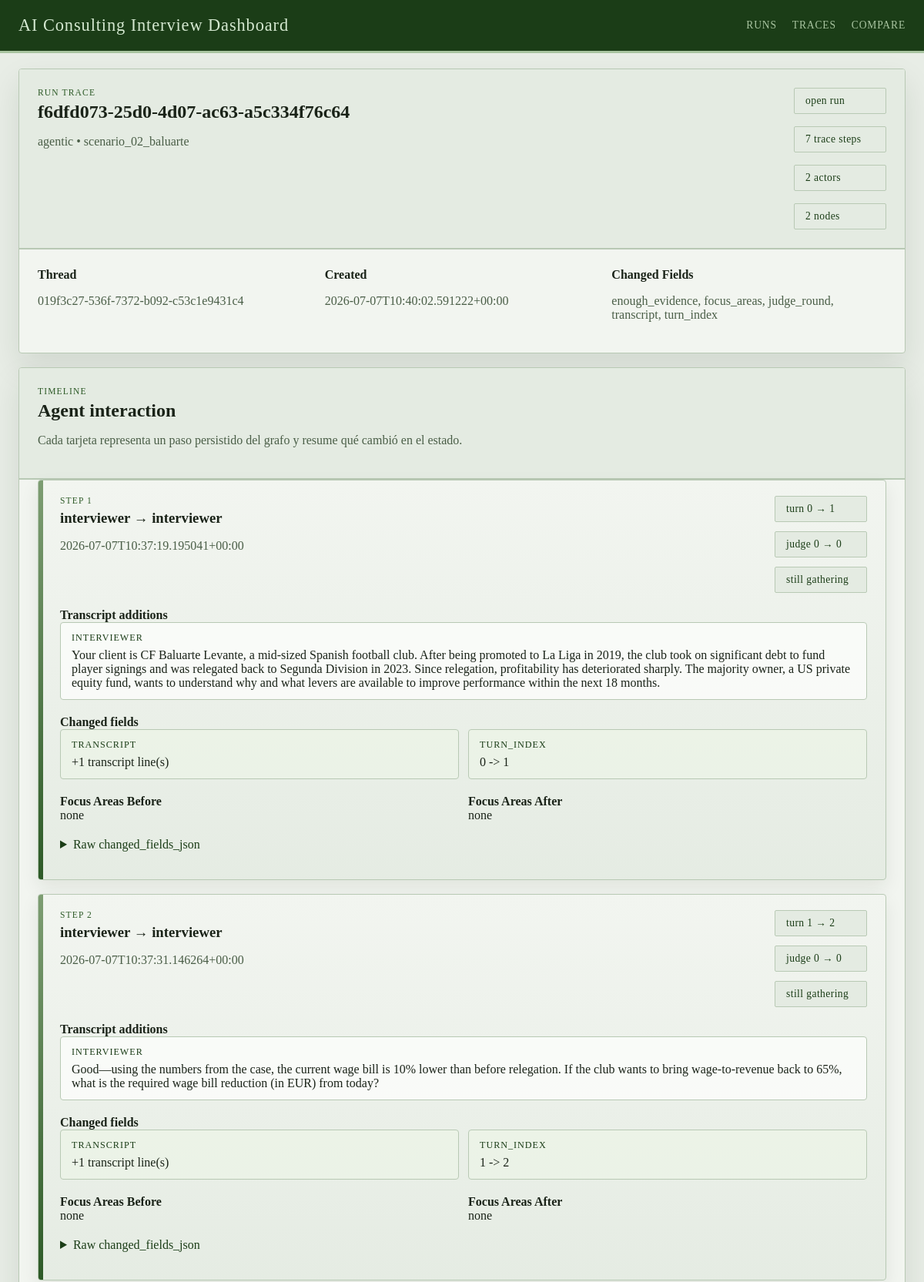
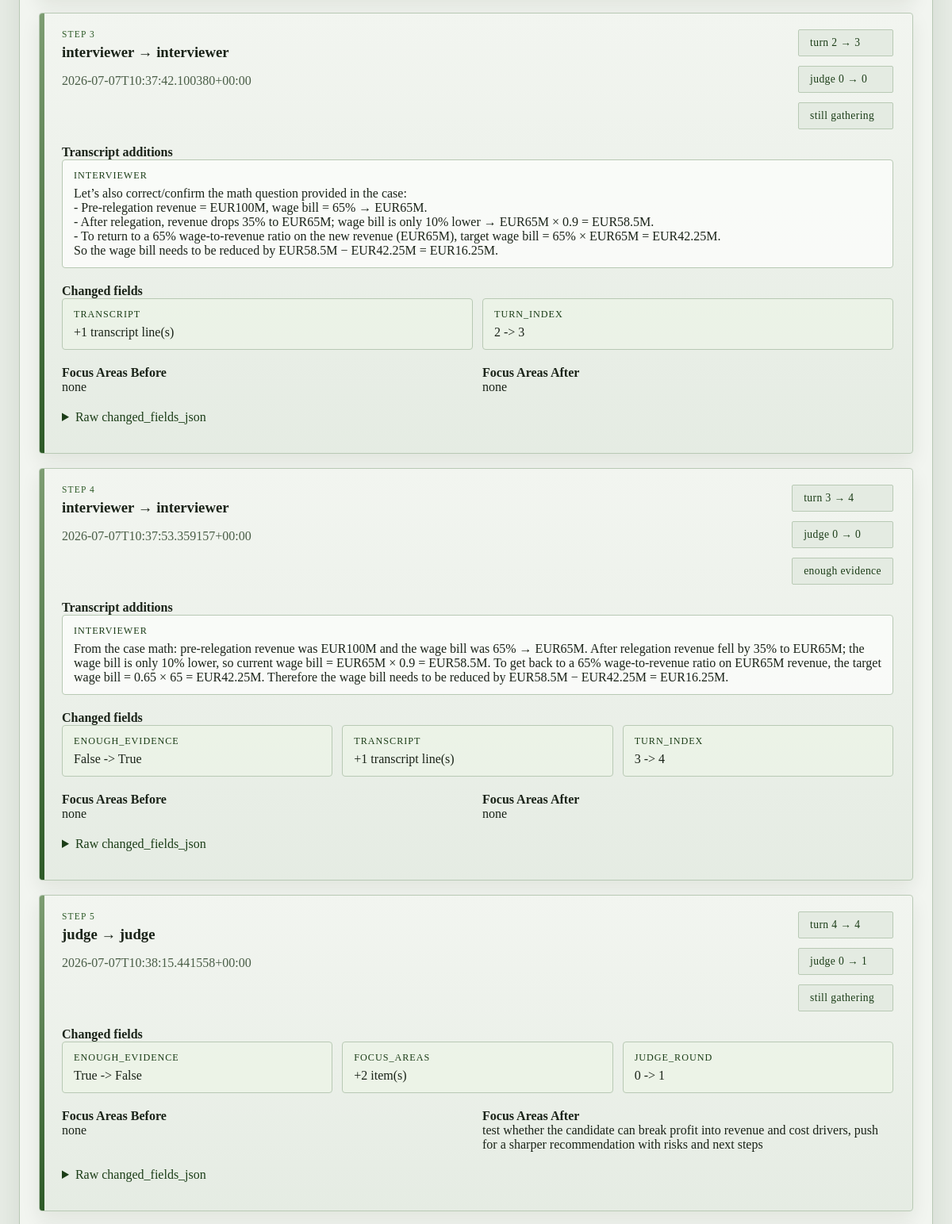
Page /runs/f6dfd073-25d0-4d07-ac63-a5c334f76c64/trace (upper part) on the committed database (2 pictures, top to bottom).
### tables this page shows
CREATE TABLE runs (
                run_id TEXT PRIMARY KEY,
                graph_name TEXT NOT NULL,
                thread_id TEXT NOT NULL,
                scenario_ref TEXT,
                case_prompt TEXT,
                turn_index INTEGER,
                judge_round INTEGER,
                enough_evidence INTEGER NOT NULL,
                focus_areas_json TEXT NOT NULL,
                transcript_json TEXT NOT NULL,
                case_performance_json TEXT NOT NULL,
                quality_dialog_json TEXT NOT NULL,
                final_feedback TEXT,
                state_json TEXT NOT NULL,
                created_at TEXT NOT NULL
            );

CREATE TABLE agent_state_traces (
                trace_id TEXT PRIMARY KEY,
                run_id TEXT NOT NULL,
                graph_name TEXT NOT NULL,
                thread_id TEXT NOT NULL,
                step_index INTEGER NOT NULL,
                node_name TEXT NOT NULL,
                actor TEXT NOT NULL,
                scenario_ref TEXT,
                turn_index_before INTEGER,
                turn_index_after INTEGER,
                judge_round_before INTEGER,
                judge_round_after INTEGER,
                enough_evidence_before INTEGER,
                enough_evidence_after INTEGER,
                focus_areas_before_json TEXT NOT NULL,
                focus_areas_after_json TEXT NOT NULL,
                changed_fields_json TEXT NOT NULL,
                created_at TEXT NOT NULL
            );

### web/app.py (the view)
@app.get("/runs/<run_id>/trace")
def get_run_trace(run_id: str):
    try:
        trace_payload = load_run_traces(run_id)
    except FileNotFoundError as exc:
        abort(404, str(exc))
    if _wants_json():
        return jsonify(trace_payload)
    return render_template("run_trace.html", trace=trace_payload)

### web/app.py (called while the page is built)
def _wants_json() -> bool:
    if request.args.get("format") == "json":
        return True
    return request.accept_mimetypes.best == "application/json"

### web/dashboard_store.py (called while the page is built)
def _json_loads(value: str | None, fallback: Any) -> Any:
    if not value:
        return fallback
    try:
        return json.loads(value)
    except json.JSONDecodeError:
        return fallback

def get_db_connection() -> sqlite3.Connection:
    connection = sqlite3.connect(RUNS_DB_PATH, timeout=30)
    connection.row_factory = sqlite3.Row
    return connection

def _table_exists(connection: sqlite3.Connection, table_name: str) -> bool:
    row = connection.execute(
        """
        SELECT name
        FROM sqlite_master
        WHERE type = 'table' AND name = ?
        """,
        (table_name,),
    ).fetchone()
    return row is not None

def _normalize_dimension_entry(raw_entry: Any) -> dict[str, Any]:
    if isinstance(raw_entry, dict):
        score = raw_entry.get("score", "")
        rationale = raw_entry.get("rationale", "")
        evidence = raw_entry.get("evidence", "")
    else:
        score = raw_entry
        rationale = ""
        evidence = ""
    return {
        "score": score if score not in {None, ""} else "",
        "rationale": str(rationale or "").strip(),
        "evidence": str(evidence or "").strip(),
    }

def _extract_expected_scores(state: dict[str, Any]) -> dict[str, dict[str, Any]]:
    candidate_profile = state.get("candidate_profile", {})
    expected_scores = candidate_profile.get("expected_scores", {})
    sections: dict[str, dict[str, Any]] = {
        CASE_PERFORMANCE_SECTION: {},
        DIALOG_QUALITY_SECTION: {},
    }
    for section_name in sections:
        raw_section = expected_scores.get(section_name, {})
        if not isinstance(raw_section, dict):
            continue
        for dimension, details in raw_section.items():
            if not isinstance(details, dict):
                continue
            sections[section_name][dimension] = {
                "score": details.get("expected", ""),
                "rationale": str(details.get("rationale", "")).strip(),
            }
    return sections

def _extract_model_scores(run_row: sqlite3.Row) -> dict[str, dict[str, Any]]:
    return {
        CASE_PERFORMANCE_SECTION: _json_loads(run_row["case_performance_json"], {}),
        DIALOG_QUALITY_SECTION: _json_loads(run_row["quality_dialog_json"], {}),
    }

def _score_sort_key(value: Any) -> tuple[int, str]:
    return (0, str(value))

### web/templates/run_trace.html (shortened to what this page needs)
{% extends "base.html" %}
{% block content %}
<section class="panel">
  <div class="panel-heading">
    <div>
      <p class="eyebrow">Run Trace</p>
      <h1>{{ trace.run.run_id }}</h1>
      <p class="lede">{{ trace.run.graph_name }} • {{ trace.run.scenario_ref or 'no scenario ref' }}</p>
    </div>
    <div class="chip-row">
      <a class="chip chip-link" href="{{ url_for('get_run', run_id=trace.run.run_id) }}">open run</a>
      <span class="chip">{{ trace.summary.trace_count }} trace steps</span>
      <span class="chip">{{ trace.summary.actor_count }} actors</span>
      <span class="chip">{{ trace.summary.node_count }} nodes</span>
    </div>
  </div>
  <div class="meta-grid">
    <div>
      <strong>Thread</strong>
      <p>{{ trace.run.thread_id }}</p>
    </div>
    <div>
      <strong>Created</strong>
      <p>{{ trace.run.created_at }}</p>
    </div>
    <div>
      <strong>Changed Fields</strong>
      <p>{{ trace.summary.changed_field_names|join(', ') if trace.summary.changed_field_names else 'none' }}</p>
    </div>
  </div>
</section>
<section class="panel">
  <div class="panel-heading">
    <div>
      <p class="eyebrow">Timeline</p>
      <h2>Agent interaction</h2>
      {% if not trace.summary.has_trace_table %}
      <p class="lede">The database does not have an <code>agent_state_traces</code> table yet.</p>
      {% elif not trace.traces %}
      <p class="lede">This run exists, but no trace rows were recorded for it.</p>
      {% else %}
      <p class="lede">Cada tarjeta representa un paso persistido del grafo y resume qué cambió en el estado.</p>
      {% endif %}
    </div>
  </div>
  {% if trace.traces %}
  <div class="trace-timeline">
    {% for item in trace.traces %}
    <article class="trace-card">
      <div class="trace-card__header">
        <div>
          <p class="eyebrow">Step {{ item.step_index }}</p>
          <h3>{{ item.actor }} → {{ item.node_name }}</h3>
          <p class="lede">{{ item.created_at }}</p>
        </div>
        <div class="trace-badges">
          <span class="chip">turn {{ item.turn_index_before }} → {{ item.turn_index_after }}</span>
          <span class="chip">judge {{ item.judge_round_before }} → {{ item.judge_round_after }}</span>
          <span class="chip">{{ 'enough evidence' if item.enough_evidence_after else 'still gathering' }}</span>
        </div>
      </div>
      {% if item.transcript_updates %}
      <div class="trace-section">
        <strong>Transcript additions</strong>
        <div class="trace-message-list">
          {% for message in item.transcript_updates %}
          <div class="trace-message">
            <span class="trace-message__role">{{ message.role }}</span>
            <p>{{ message.content }}</p>
          </div>
          {% endfor %}
        </div>
      </div>
      {% endif %}
      <div class="trace-section">
        <strong>Changed fields</strong>
        {% if item.field_changes %}
        <div class="trace-field-grid">
          {% for field in item.field_changes %}
          <div class="trace-field-card">
            <span class="trace-field-card__name">{{ field.field }}</span>
            <p>{{ field.summary }}</p>
          </div>
          {% endfor %}
        </div>
        {% else %}
        <p class="helper">No relevant state diff persisted for this step.</p>
        {% endif %}
      </div>
      <div class="trace-section trace-section-split">
        <div>
          <strong>Focus Areas Before</strong>
          <p>{{ item.focus_areas_before|join(', ') if item.focus_areas_before else 'none' }}</p>
        </div>
        <div>
          <strong>Focus Areas After</strong>
          <p>{{ item.focus_areas_after|join(', ') if item.focus_areas_after else 'none' }}</p>
        </div>
      </div>
      <details class="trace-json">
        <summary>Raw changed_fields_json</summary>
      </details>
    </article>
    {% endfor %}
  </div>
  {% endif %}
</section>
{% endblock %}

### web/static/styles.css (style rules this page uses)
:root { --bg: #e8ede6; --panel: #f2f5f0; --panel-alt: #e4ebe2; --line: #b8c9b4; --ink: #1a2318; --muted: #4a5e47; --accent: #2d5a27; --accent-strong: #1b3d17; --success: #2d5a27; --warning: #7a6520; --danger: #7a2020; --shadow: 0 18px 40px rgba(20, 40, 18, 0.10); --radius: 4px; --font-ui: "Georgia", "Times New Roman", serif; --font-display: "Georgia", "Palatino Linotype", serif; }
* { box-sizing: border-box; }
body { margin: 0; font-family: var(--font-ui); color: var(--ink); background: var(--bg); }
a { color: var(--accent-strong); }
.panel { background: var(--panel); border: 1px solid var(--line); border-radius: var(--radius); box-shadow: var(--shadow); overflow: hidden; }
.panel-heading { display: flex; justify-content: space-between; align-items: start; gap: 16px; padding: 24px; background: var(--panel-alt); border-bottom: 2px solid var(--line); }
.panel-heading h1, .panel-heading h2, .panel-heading h3, .subsection h3 { margin: 0; font-family: var(--font-display); font-weight: bold; }
.eyebrow { margin: 0 0 6px; color: var(--accent); text-transform: uppercase; letter-spacing: 0.10em; font-size: 0.72rem; font-family: var(--font-display); }
.lede, .meta-grid p, .prompt-box p, .helper { color: var(--muted); }
.chip-row, .metric-grid, .meta-grid, .form-grid, .compare-form, .flash-stack, .two-col { display: grid; gap: 16px; }
.chip-row { grid-template-columns: repeat(auto-fit, minmax(120px, max-content)); }
.chip { display: inline-flex; padding: 8px 14px; border-radius: 2px; background: var(--panel-alt); border: 1px solid var(--line); color: var(--accent-strong); font-size: 0.85rem; letter-spacing: 0.03em; }
.chip-link { text-decoration: none; }
.meta-grid, .form-grid, .compare-form, .two-col { grid-template-columns: repeat(auto-fit, minmax(220px, 1fr)); padding: 24px; }
.prompt-box, .human-form, .markdown-block, .subsection, .notes-field, .trace-timeline { padding: 0 24px 24px; }
.trace-timeline { display: grid; gap: 18px; }
.trace-card { position: relative; border: 1px solid var(--line); background: linear-gradient(180deg, rgba(242, 245, 240, 0.95), rgba(228, 235, 226, 0.92)); border-radius: var(--radius); box-shadow: 0 10px 24px rgba(20, 40, 18, 0.08); overflow: hidden; }
.trace-card::before { content: ""; position: absolute; inset: 0 auto 0 0; width: 6px; background: linear-gradient(180deg, #7d9d72, #2d5a27); }
.trace-card__header, .trace-section, .trace-json { padding: 20px 24px 0 28px; }
.trace-card__header { display: flex; justify-content: space-between; align-items: start; gap: 16px; }
.trace-card h3 { margin: 0; font-family: var(--font-display); }
.trace-badges, .trace-field-grid, .trace-message-list, .trace-section-split { display: grid; gap: 12px; }
.trace-badges { grid-template-columns: repeat(auto-fit, minmax(120px, max-content)); }
.trace-message { border: 1px solid var(--line); background: rgba(251, 252, 250, 0.9); padding: 12px 14px; border-radius: var(--radius); }
.trace-message__role, .trace-field-card__name { display: block; margin-bottom: 6px; color: var(--accent-strong); font-size: 0.76rem; text-transform: uppercase; letter-spacing: 0.08em; }
.trace-message p, .trace-field-card p, .trace-section p { margin: 0; white-space: pre-wrap; word-break: break-word; }
.trace-field-grid, .trace-section-split { grid-template-columns: repeat(auto-fit, minmax(220px, 1fr)); }
.trace-field-card { border: 1px solid var(--line); background: rgba(237, 244, 232, 0.8); padding: 12px 14px; border-radius: var(--radius); }
.trace-json { padding-bottom: 24px; }
.trace-json summary { cursor: pointer; color: var(--accent-strong); margin-bottom: 12px; }

### rows in the picture
runs: run.run_id "f6dfd073-25d0-4d07-ac63-a5c334f76c64", run.graph_name "agentic", run "scenario_02_baluarte", run.thread_id "019f3c27-536f-7372-b092-c53c1e9431c4", run.created_at "2026-07-07T10:40:02.591222+00:00"
agent_state_traces: step_index "1", actor "interviewer", node_name "interviewer", created_at "2026-07-07T10:37:19.195041+00:00", turn_index_before "0", turn_index_after "1", judge_round_before "0", judge_round_after "0", enough_evidence_after "still gathering", role "INTERVIEWER", content "Your client is CF Baluarte Levante, a mid-sized Spanish football club. After being promoted to La Liga in 2019, the club took on significant debt to fund player signings and was relegated back to Segunda Division in 2023. Since relegation, profitability has deteriorated sharply. The majority owner, a US private equity fund, wants to understand why and what levers are available to improve performance within the next 18 months.", field "TRANSCRIPT" "TURN_INDEX", summary "+1 transcript line(s)" "0 -> 1", focus_areas_before "none", focus_areas_after "none"
agent_state_traces: step_index "2", actor "interviewer", node_name "interviewer", created_at "2026-07-07T10:37:31.146264+00:00", turn_index_before "1", turn_index_after "2", judge_round_before "0", judge_round_after "0", enough_evidence_after "still gathering", role "INTERVIEWER", content "Good—using the numbers from the case, the current wage bill is 10% lower than before relegation. If the club wants to bring wage-to-revenue back to 65%, what is the required wage bill reduction (in EUR) from today?", field "TRANSCRIPT" "TURN_INDEX", summary "+1 transcript line(s)" "1 -> 2", focus_areas_before "none", focus_areas_after "none"
agent_state_traces: step_index "3", actor "interviewer", node_name "interviewer", created_at "2026-07-07T10:37:42.100380+00:00", turn_index_before "2", turn_index_after "3", judge_round_before "0", judge_round_after "0", enough_evidence_after "still gathering", role "INTERVIEWER", content "Let’s also correct/confirm the math question provided in the case: - Pre-relegation revenue = EUR100M, wage bill = 65% → EUR65M. - After relegation, revenue drops 35% to EUR65M; wage bill is only 10% lower → EUR65M × 0.9 = EUR58.5M. - To return to a 65% wage-to-revenue ratio on the new revenue (EUR65M), target wage bill = 65% × EUR65M = EUR42.25M. So the wage bill needs to be reduced by EUR58.5M − EUR42.25M = EUR16.25M.", field "TRANSCRIPT" "TURN_INDEX", summary "+1 transcript line(s)" "2 -> 3", focus_areas_before "none", focus_areas_after "none"
agent_state_traces: step_index "4", actor "interviewer", node_name "interviewer", created_at "2026-07-07T10:37:53.359157+00:00", turn_index_before "3", turn_index_after "4", judge_round_before "0", judge_round_after "0", enough_evidence_after "enough evidence", role "INTERVIEWER", content "From the case math: pre-relegation revenue was EUR100M and the wage bill was 65% → EUR65M. After relegation revenue fell by 35% to EUR65M; the wage bill is only 10% lower, so current wage bill = EUR65M × 0.9 = EUR58.5M. To get back to a 65% wage-to-revenue ratio on EUR65M revenue, the target wage bill = 0.65 × 65 = EUR42.25M. Therefore the wage bill needs to be reduced by EUR58.5M − EUR42.25M = EUR16.25M.", field "ENOUGH_EVIDENCE" "TRANSCRIPT" "TURN_INDEX", summary "False -> True" "+1 transcript line(s)" "3 -> 4", focus_areas_before "none", focus_areas_after "none"
agent_state_traces: step_index "5", actor "judge", node_name "judge", created_at "2026-07-07T10:38:15.441558+00:00", turn_index_before "4", turn_index_after "4", judge_round_before "0", judge_round_after "1", enough_evidence_after "still gathering", field "ENOUGH_EVIDENCE" "FOCUS_AREAS" "JUDGE_ROUND", summary "True -> False" "+2 item(s)" "0 -> 1", focus_areas_before "none", focus_areas_after "test whether the candidate can break profit into revenue and cost drivers, push for a sharper recommendation with risks and next steps"

### other values in the picture
{{ trace.summary.trace_count }} "7"
{{ trace.summary.actor_count }} "2"
{{ trace.summary.node_count }} "2"
